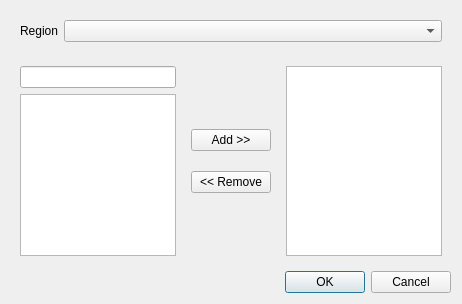
<?xml version="1.0" encoding="UTF-8"?>
<ui version="4.0">
 <class>RegionObjectsSelector</class>
 <widget class="QDialog" name="RegionObjectsSelector">
  <property name="geometry">
   <rect>
    <x>0</x>
    <y>0</y>
    <width>462</width>
    <height>304</height>
   </rect>
  </property>
  <property name="windowTitle">
   <string>Dialog</string>
  </property>
  <layout class="QVBoxLayout" name="verticalLayout_3">
   <item>
    <widget class="QWidget" name="regionWidget" native="true">
     <layout class="QFormLayout" name="formLayout">
      <item row="0" column="1">
       <widget class="QComboBox" name="region"/>
      </item>
      <item row="0" column="0">
       <widget class="QLabel" name="label">
        <property name="text">
         <string>Region</string>
        </property>
       </widget>
      </item>
     </layout>
    </widget>
   </item>
   <item>
    <widget class="QWidget" name="widget_3" native="true">
     <layout class="QHBoxLayout" name="horizontalLayout">
      <item>
       <widget class="QWidget" name="widget" native="true">
        <layout class="QVBoxLayout" name="verticalLayout">
         <property name="leftMargin">
          <number>0</number>
         </property>
         <property name="topMargin">
          <number>0</number>
         </property>
         <property name="rightMargin">
          <number>0</number>
         </property>
         <property name="bottomMargin">
          <number>0</number>
         </property>
         <item>
          <widget class="QLineEdit" name="filter"/>
         </item>
         <item>
          <widget class="QListWidget" name="list">
           <property name="selectionMode">
            <enum>QAbstractItemView::ExtendedSelection</enum>
           </property>
          </widget>
         </item>
        </layout>
       </widget>
      </item>
      <item>
       <widget class="QWidget" name="widget_2" native="true">
        <layout class="QVBoxLayout" name="verticalLayout_2">
         <property name="spacing">
          <number>20</number>
         </property>
         <item>
          <spacer name="verticalSpacer">
           <property name="orientation">
            <enum>Qt::Vertical</enum>
           </property>
           <property name="sizeHint" stdset="0">
            <size>
             <width>20</width>
             <height>53</height>
            </size>
           </property>
          </spacer>
         </item>
         <item>
          <widget class="QPushButton" name="add">
           <property name="text">
            <string>Add &gt;&gt;</string>
           </property>
          </widget>
         </item>
         <item>
          <widget class="QPushButton" name="remove">
           <property name="text">
            <string>&lt;&lt; Remove</string>
           </property>
          </widget>
         </item>
         <item>
          <spacer name="verticalSpacer_2">
           <property name="orientation">
            <enum>Qt::Vertical</enum>
           </property>
           <property name="sizeHint" stdset="0">
            <size>
             <width>20</width>
             <height>53</height>
            </size>
           </property>
          </spacer>
         </item>
        </layout>
       </widget>
      </item>
      <item>
       <widget class="QListWidget" name="selectedList">
        <property name="selectionMode">
         <enum>QAbstractItemView::ExtendedSelection</enum>
        </property>
       </widget>
      </item>
     </layout>
    </widget>
   </item>
   <item>
    <widget class="QDialogButtonBox" name="buttonBox">
     <property name="orientation">
      <enum>Qt::Horizontal</enum>
     </property>
     <property name="standardButtons">
      <set>QDialogButtonBox::Cancel|QDialogButtonBox::Ok</set>
     </property>
    </widget>
   </item>
  </layout>
 </widget>
 <resources/>
 <connections>
  <connection>
   <sender>buttonBox</sender>
   <signal>accepted()</signal>
   <receiver>RegionObjectsSelector</receiver>
   <slot>accept()</slot>
   <hints>
    <hint type="sourcelabel">
     <x>248</x>
     <y>254</y>
    </hint>
    <hint type="destinationlabel">
     <x>157</x>
     <y>274</y>
    </hint>
   </hints>
  </connection>
  <connection>
   <sender>buttonBox</sender>
   <signal>rejected()</signal>
   <receiver>RegionObjectsSelector</receiver>
   <slot>reject()</slot>
   <hints>
    <hint type="sourcelabel">
     <x>316</x>
     <y>260</y>
    </hint>
    <hint type="destinationlabel">
     <x>286</x>
     <y>274</y>
    </hint>
   </hints>
  </connection>
 </connections>
</ui>
